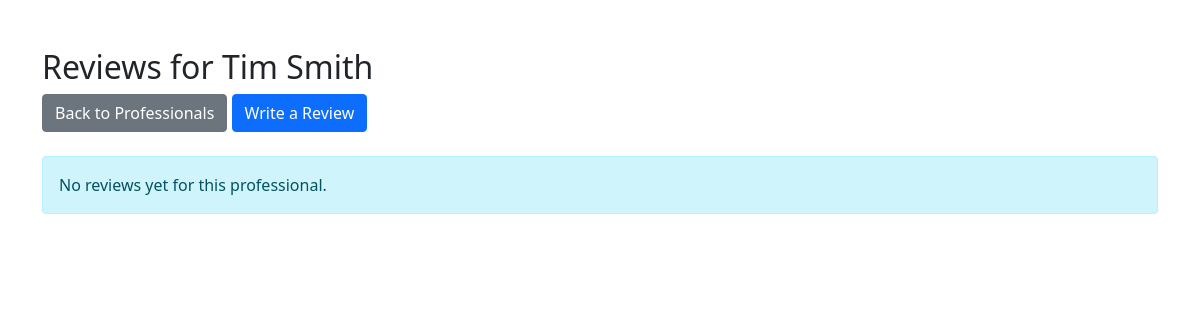
The app's page /reviews/1, older data.
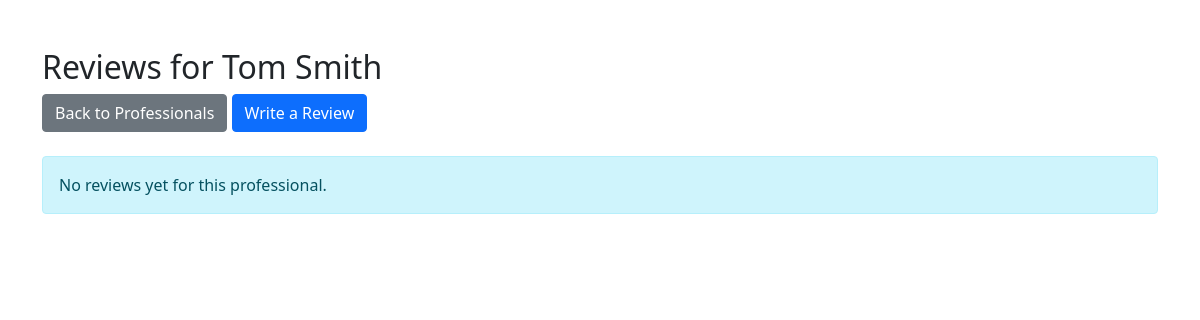
The same page, newer data.
### tables this page shows
CREATE TABLE users (
                id INTEGER PRIMARY KEY AUTOINCREMENT,
                first_name VARCHAR2(25) NOT NULL,
                middle_name VARCHAR2(15),
                last_name VARCHAR2(25) NOT NULL,
                gender CHAR(1) CHECK (gender IN ('M','F','O')) NOT NULL,
                phone_number VARCHAR2(12) NOT NULL,
                email VARCHAR2(50) NOT NULL,
                password VARCHAR2(50) NOT NULL,
                street_number VARCHAR2(10),
                street_name VARCHAR2(35),
                town VARCHAR2(30),
                state CHAR(2),
                zip_code NUMBER(5),
                user_type VARCHAR2(20) CHECK (user_type IN ('customer','professional')) DEFAULT 'customer'
            );

### app.py (the view)
@app.route('/reviews/<professional_id>')
def view_reviews(professional_id):
    try:
        professional = get_professional_by_id(professional_id)
        if not professional:
            flash("Professional not found", "danger")
            return redirect(url_for('professionals'))
        conn = sqlite3.connect('database.db')
        conn.row_factory = sqlite3.Row
        c = conn.cursor()
        c.execute("""
            SELECT r.*, u.first_name, u.last_name
            FROM reviews r
            JOIN users u ON r.customer_id = u.id
            WHERE r.professional_id = ?
            ORDER BY r.id DESC
        """, (professional_id,))
        reviews = [dict(row) for row in c.fetchall()]
        return render_template('reviews.html', professional=professional, reviews=reviews)
    except sqlite3.Error as e:
        print(f"Error retrieving reviews: {e}")
        flash("An error occurred while retrieving reviews", "danger")
        return redirect(url_for('professionals'))
    finally:
        if conn:
            conn.close()

### app.py (called while the page is built)
def get_professional_by_id(professional_id):
    try:
        conn = sqlite3.connect('database.db')
        conn.row_factory = sqlite3.Row
        c = conn.cursor()
        c.execute("""
            SELECT professionals.*, users.*
            FROM professionals
            JOIN users ON professionals.user_id = users.id
            WHERE professionals.id = ?
        """, (professional_id,))
        row = c.fetchone()
        return dict(row) if row else None
    except sqlite3.Error as e:
        print(f"Error retrieving professional: {e}")
        return None
    finally:
        if conn:
            conn.close()

### templates/reviews.html (shortened to what this page needs)
<!DOCTYPE html>
<html lang="en">
<head>
    <link href="https://cdn.jsdelivr.net/npm/bootstrap@5.1.3/dist/css/bootstrap.min.css" rel="stylesheet">
    <link rel="stylesheet" href="https://cdnjs.cloudflare.com/ajax/libs/font-awesome/5.15.4/css/all.min.css">
</head>
<body>
    <div class="container mt-5">
        <div class="row mb-4">
            <div class="col-md-12">
                <h2>Reviews for {{ professional.first_name }} {{ professional.last_name }}</h2>
                <a href="{{ url_for('professionals') }}" class="btn btn-secondary">Back to Professionals</a>
                <a href="{{ url_for('submit_review', professional_id=professional.id) }}" class="btn btn-primary">Write a Review</a>
            </div>
        </div>
        {% if reviews %}
            <div class="row">
                {% for review in reviews %}
                    <div class="col-md-12 mb-3">
                        <div class="card">
                            <div class="card-header d-flex justify-content-between align-items-center">
                                <div>
                                    <strong>{{ review.first_name }} {{ review.last_name }}</strong>
                                </div>
                                <div class="text-warning">
                                    {% for i in range(review.rating) %}
                                        <i class="fas fa-star"></i>
                                    {% endfor %}
                                </div>
                            </div>
                            <div class="card-body">
                                <p class="card-text">{{ review.comment }}</p>
                            </div>
                        </div>
                    </div>
                {% endfor %}
            </div>
        {% else %}
            <div class="alert alert-info">
                No reviews yet for this professional.
            </div>
        {% endif %}
    </div>
</body>
</html>

Row changes from the older to the newer data that the page shows:
changed users "Smith": first_name "Tim" → "Tom"
